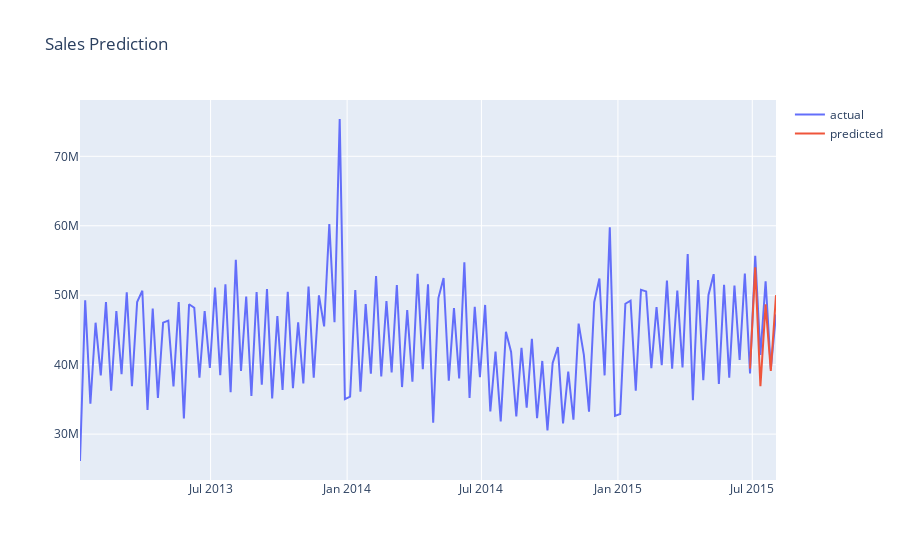

Notebook code for this chart:
### Code cell
#LSTM MODEL

# Create a new dataframe to model the difference
dtdiff = dtsales.copy()

# Add previous sales to the next row
dtdiff['prevsales'] = dtdiff['Sales'].shift(1)

# Drop the null values and calculate the difference
dtdiff = dtdiff.dropna()
dtdiff['diff'] = (dtdiff['Sales'] - dtdiff['prevsales'])

# Create dataframe for transformation from time series to supervised
dtsupervised = dtdiff.drop(['prevsales'],axis=1)

# look-back period = 52 weeks (1 calander year)

# Adding lags
for inc in range(1,53):
    field_name = 'lag_' + str(inc)
    dtsupervised[field_name] = dtsupervised['diff'].shift(inc)

# Drop null values
dtsupervised = dtsupervised.dropna().reset_index(drop=True)

# How useful are our features for prediction?

# Define the regression formula
model = smf.ols(formula='diff ~ lag_1', data=dtsupervised)

# Fit the regression
model_fit = model.fit()

# Extract the adjusted r-squared
regression_adj_rsq = model_fit.rsquared_adj
print(f'lag_1 explains {regression_adj_rsq:.3f} of the variation.')

# Define the regression formula
model = smf.ols(formula='diff ~ lag_1 + lag_2 + lag_3 + lag_4 + lag_5 + lag_6 + lag_7 + lag_8 + lag_9 + lag_10 + lag_11 + lag_12 + lag_13 + lag_14 + lag_15 + lag_16 + lag_17 + lag_18 + lag_19 + lag_20 + lag_21 + lag_22 + lag_23 + lag_24 + lag_25 + lag_26 + lag_27 + lag_28 + lag_29 + lag_30 + lag_31 + lag_32 + lag_33 + lag_34 + lag_35 + lag_36 + lag_37 + lag_38 + lag_39 + lag_40 + lag_41 + lag_42 + lag_43 + lag_44 + lag_45 + lag_46 + lag_47 + lag_48 + lag_49 + lag_50 + lag_51 + lag_52', data=dtsupervised)

# Fit the regression
model_fit = model.fit()

# Extract the adjusted r-squared
regression_adj_rsq = model_fit.rsquared_adj
print(f'Entire feature set explains {regression_adj_rsq:.3f} of the variation.')

# Create a new dataframe for LSTM model
dfmodel = dtsupervised.drop(['Sales','Date'],axis=1)

# As the test set, we have selected the last 6 weeks’ sales.
train_set, test_set = dfmodel[0:-6].values, dfmodel[-6:].values

# Apply Min Max Scaler
scaler = MinMaxScaler(feature_range=(-1, 1))
scaler = scaler.fit(train_set)

# Reshape training set
train_set = train_set.reshape(train_set.shape[0], train_set.shape[1])
train_set_scaled = scaler.transform(train_set)

# Reshape test set
test_set = test_set.reshape(test_set.shape[0], test_set.shape[1])
test_set_scaled = scaler.transform(test_set)

# Create feature and label sets from scaled datasets
X_train, y_train = train_set_scaled[:, 1:], train_set_scaled[:, 0:1]
X_train = X_train.reshape(X_train.shape[0], 1, X_train.shape[1])
X_test, y_test = test_set_scaled[:, 1:], test_set_scaled[:, 0:1]
X_test = X_test.reshape(X_test.shape[0], 1, X_test.shape[1])

# Fit LSTM model
model = Sequential()
model.add(LSTM(4, batch_input_shape=(1, X_train.shape[1], X_train.shape[2]), stateful=True))
model.add(Dense(1))
model.compile(loss='mean_squared_error', optimizer='adam')
model.fit(X_train, y_train, nb_epoch=100, batch_size=1, verbose=1, shuffle=False)

y_pred = model.predict(X_test,batch_size=1)

# Inverse transformation for scaling

# Reshape y_pred
y_pred = y_pred.reshape(y_pred.shape[0], 1, y_pred.shape[1])

# Rebuild test set for inverse transform
pred_test_set = []
for index in range(0,len(y_pred)):
    print(np.concatenate([y_pred[index],X_test[index]],axis=1))
    pred_test_set.append(np.concatenate([y_pred[index],X_test[index]],axis=1))

# Reshape pred_test_set
pred_test_set = np.array(pred_test_set)
pred_test_set = pred_test_set.reshape(pred_test_set.shape[0], pred_test_set.shape[2])

# Inverse transform
pred_test_set_inverted = scaler.inverse_transform(pred_test_set)

# Create dataframe that shows the predicted sales
resultlist = []
salesdates = list(dtsales[-7:].Date)
actsales = list(dtsales[-7:].Sales)
for index in range(0,len(pred_test_set_inverted)):
    resultdict = {}
    resultdict['Date'] = salesdates[index+1]
    resultdict['PredictedValue'] = int(pred_test_set_inverted[index][0] + actsales[index])
    resultlist.append(resultdict)
dtresult = pd.DataFrame(resultlist)

# Merge with actual sales dataframe
dtsalespred = pd.merge(dtsales, dtresult, on='Date', how='left')

# Plot actual and predicted
plot_data = [
    go.Scatter(
        x=dtsalespred['Date'],
        y=dtsalespred['Sales'],
        name='actual'
    ),
        go.Scatter(
        x=dtsalespred['Date'],
        y=dtsalespred['PredictedValue'],
        name='predicted'
    )
    
]
plot_layout = go.Layout(
        title='Sales Prediction'
    )
fig = go.Figure(data=plot_data, layout=plot_layout)
pyoff.iplot(fig)

# LMSE Accuracy
trueandpred = dtsalespred.tail(6)
y_true = trueandpred["Sales"].tolist()
y_pred = trueandpred["PredictedValue"].tolist()
rms = np.sqrt(mean_squared_log_error(y_true, y_pred))
print(f'RMSLE of the LSTM model is: {rms}.')

### Figure 1 — Plotly figure (JSON) as saved in the notebook; plotly's stock layout.template omitted (floating-point values rounded to 4 significant figures; data arrays with more than 128 entries replaced by an {"elided": "..."} marker saying what was removed)
{"data": [{"name": "actual", "type": "scatter", "x": {"elided": "135 str values"}, "y": {"elided": "135 int values"}}, {"name": "predicted", "type": "scatter", "x": {"elided": "135 str values"}, "y": {"elided": "135 int values"}}], "layout": {"title": {"text": "Sales Prediction"}}}
